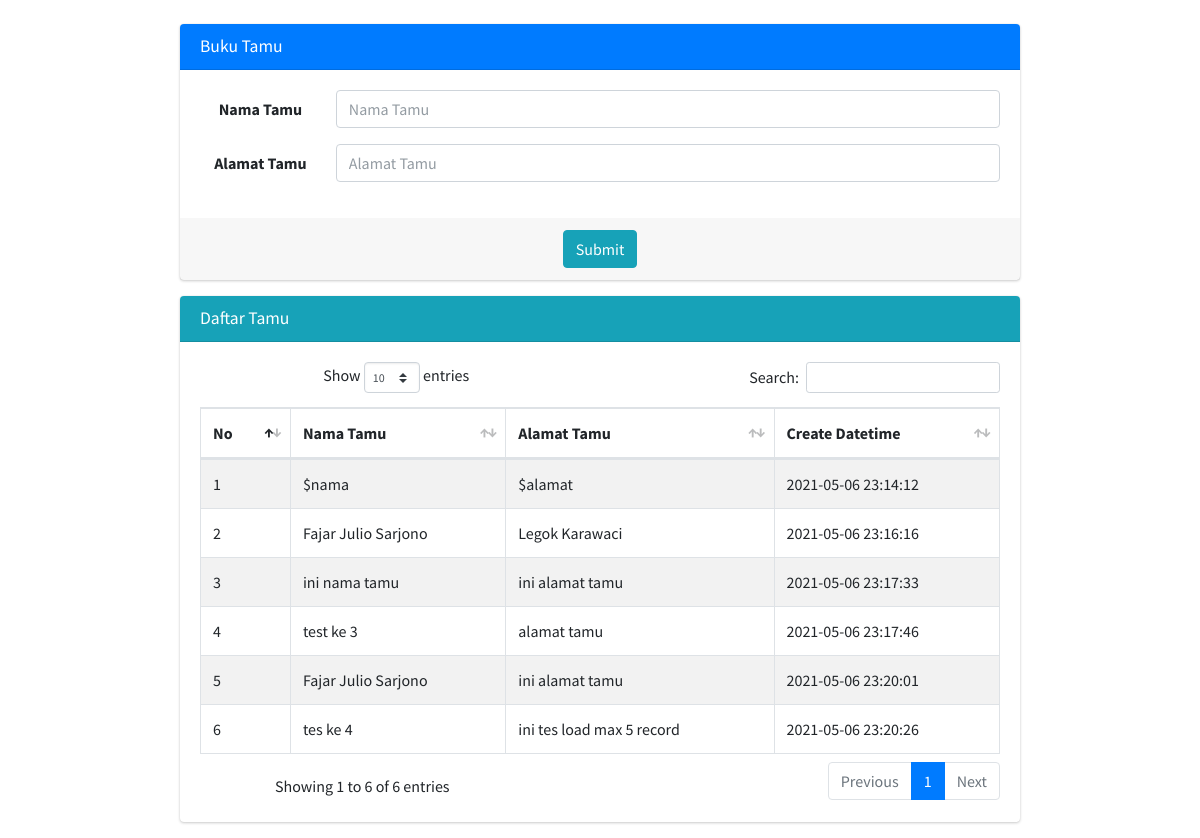
The page /Pertemuan-11/index.php on the database its author committed.
### tables this page shows
CREATE TABLE `data` (
  `id` int(11) NOT NULL,
  `nama_tamu` varchar(255) NOT NULL,
  `alamat_tamu` text NOT NULL,
  `create_dtim` datetime NOT NULL DEFAULT current_timestamp()
);

### Pertemuan-11/output.php (the view, shortened to what this page needs)
<div class="card card-info" style="width: 70%;">
    <div class="card-header">
        <h3 class="card-title">Daftar Tamu</h3>
    </div>
    <div class="card-body">
        <table id="example1" class="table table-bordered table-striped">
            <thead>
                <tr>
                    <th>No</th>
                    <th>Nama Tamu</th>
                    <th>Alamat Tamu</th>
                    <th>Create Datetime</th>
                </tr>
            </thead>
            <tbody>
                <?php
                $no = 1;
                $query = mysqli_query($koneksi, "select * from data");
                while ($data = mysqli_fetch_array($query)) {
                ?>
                    <tr>
                        <td><?php echo $no++; ?></td>
                        <td><?php echo $data['nama_tamu']; ?></td>
                        <td><?php echo $data['alamat_tamu']; ?></td>
                        <td><?php echo $data['create_dtim']; ?></td>
                    </tr>
                <?php } ?>
        </table>
    </div>
</div>

### Pertemuan-11/index.php (shortened to what this page needs)
<!DOCTYPE html>
<html lang="en">
<head>
    <link rel="stylesheet" href="bootstrap/plugins/fontawesome-free/css/all.min.css">
    <link rel="stylesheet" href="https://code.ionicframework.com/ionicons/2.0.1/css/ionicons.min.css">
    <link rel="stylesheet" href="bootstrap/plugins/daterangepicker/daterangepicker.css">
    <link rel="stylesheet" href="bootstrap/plugins/icheck-bootstrap/icheck-bootstrap.min.css">
    <link rel="stylesheet" href="bootstrap/plugins/bootstrap-colorpicker/css/bootstrap-colorpicker.min.css">
    <link rel="stylesheet" href="bootstrap/plugins/tempusdominus-bootstrap-4/css/tempusdominus-bootstrap-4.min.css">
    <link rel="stylesheet" href="bootstrap/plugins/select2/css/select2.min.css">
    <link rel="stylesheet" href="bootstrap/plugins/select2-bootstrap4-theme/select2-bootstrap4.min.css">
    <link rel="stylesheet" href="bootstrap/plugins/bootstrap4-duallistbox/bootstrap-duallistbox.min.css">
    <link rel="stylesheet" href="bootstrap/dist/css/adminlte.min.css">
    <link rel="stylesheet" href="bootstrap/plugins/datatables-bs4/css/dataTables.bootstrap4.min.css">
    <link rel="stylesheet" href="bootstrap/plugins/datatables-responsive/css/responsive.bootstrap4.min.css">
    <link rel="stylesheet" href="bootstrap/dist/css/adminlte.min.css">
</head>
<body class="hold-transition sidebar-mini layout-fixed">
    <center><br>
        <?php
        include 'koneksi.php';
        include 'input.php';
        include 'output.php';
        ?>
</body>
</html>

### Pertemuan-11/input.php
<?php
$nama = @$_GET['nama_tamu'];
$alamat = @$_GET['alamat_tamu'];
if (!is_null($nama) && !is_null($alamat)) {
    $query = "insert into data (nama_tamu,alamat_tamu) values ('$nama','$alamat')";
    if ($koneksi->query($query) === TRUE) {
        echo "<script>alert('Success, Insert Data');
        window.location = 'index.php';</script>";
    } else {
        echo "<script>alert('Failed, Insert Data');
        window.location = 'index.php';</script>";
    }
    $koneksi->close();
} else {
?>
    <div class="card card-primary" style="width: 70%;">
        <div class="card-header">
            <h3 class="card-title">Buku Tamu</h3>
        </div>
        <form class="form-horizontal">
            <div class="card-body">
                <form action="input.php" method="get">
                    <div class="form-group row">
                        <label for="Nama Tamu" class="col-sm-2 col-form-label">Nama Tamu</label>
                        <div class="col-sm-10">
                            <input type="text" class="form-control" name="nama_tamu" placeholder="Nama Tamu">
                        </div>
                    </div>
                    <div class="form-group row">
                        <label for="Alamat Tamu" class="col-sm-2 col-form-label">Alamat Tamu</label>
                        <div class="col-sm-10">
                            <input type="text" class="form-control" name="alamat_tamu" placeholder="Alamat Tamu">
                        </div>
                    </div>
            </div>
            <div class="card-footer">
                <button type="submit" class="btn btn-info">Submit</button>
            </div>
        </form>
    </div>
<?php } ?>

### rows shown on the page
data: nama_tamu "$nama", alamat_tamu "$alamat", create_dtim "2021-05-06 23:14:12"
data: nama_tamu "Fajar Julio Sarjono", alamat_tamu "Legok Karawaci", create_dtim "2021-05-06 23:16:16"
data: nama_tamu "ini nama tamu", alamat_tamu "ini alamat tamu", create_dtim "2021-05-06 23:17:33"
data: nama_tamu "test ke 3", alamat_tamu "alamat tamu", create_dtim "2021-05-06 23:17:46"
data: nama_tamu "Fajar Julio Sarjono", alamat_tamu "ini alamat tamu", create_dtim "2021-05-06 23:20:01"
data: nama_tamu "tes ke 4", alamat_tamu "ini tes load max 5 record", create_dtim "2021-05-06 23:20:26"
